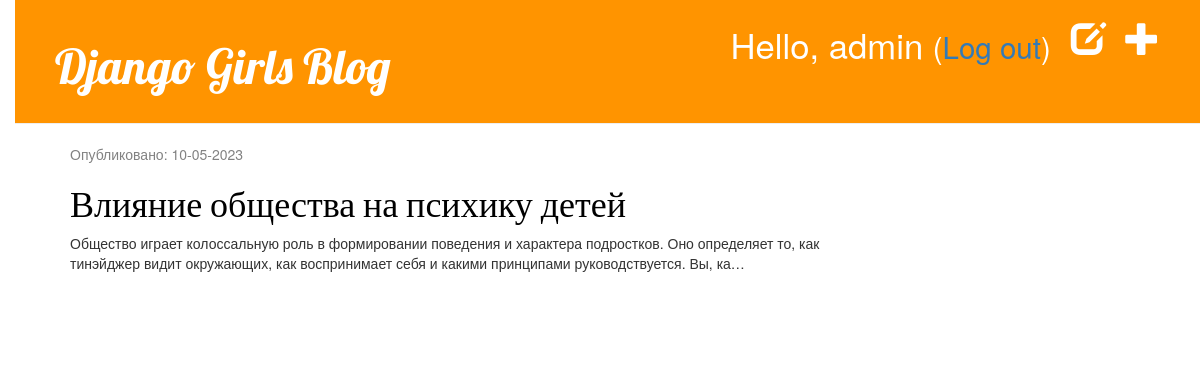
Page /drafts/ (signed in) on the committed database.
### blog/models.py (models this page shows, shortened)
class Post(models.Model):
	author = models.ForeignKey(settings.AUTH_USER_MODEL, on_delete=models.CASCADE)
	title = models.CharField(max_length=200)
	text = models.TextField()
	created_date = models.DateTimeField(default=timezone.now)
	published_date = models.DateTimeField(blank=True, null=True)

### blog/views.py (the view)
# urls.py: path('drafts/', views.post_draft_list, name='post_draft_list'),
@login_required
def post_draft_list(request):
	posts = Post.objects.filter(published_date__isnull=True).order_by('created_date')
	return render(request, 'blog/post_draft_list.html', {'posts': posts})

### blog/templates/blog/post_draft_list.html
{% extends 'blog/base.html' %}
{% block content %}
	{% for post in posts %}
		<div class="post">
			<div class="date">
				<p>Опубликовано: {{ post.created_date|date:'d-m-Y' }}</p>
			</div>
			<h1><a href="{% url 'post_detail' pk=post.pk %}">{{ post.title }}</a></h1>
			<p>{{ post.text|truncatechars:200 }}</p>
		</div>
	{% endfor %}
{% endblock %}

### blog/templates/blog/base.html (shortened to what this page needs)
{% load static %}
<html>
	<head>
		<link rel="stylesheet" href="//maxcdn.bootstrapcdn.com/bootstrap/3.2.0/css/bootstrap.min.css">
		<link rel="stylesheet" href="//maxcdn.bootstrapcdn.com/bootstrap/3.2.0/css/bootstrap-theme.min.css">
		<link rel="stylesheet" href="{% static 'css/blog.css' %}">
	</head>
	<body>
		<div class="page-header">
			{% if user.is_authenticated %}
				<a href="{% url 'post_new' %}" class="top-menu"><span class="glyphicon glyphicon-plus"></span></a>
				<a href="{% url 'post_draft_list' %}" class="top-menu"><span class="glyphicon glyphicon-edit"></span></a>
				<p class="top-menu">Hello, {{ user.username }} <small>(<a href="{% url 'logout' %}">Log out</a>)</small></p>
			{% else %}
				<a href="{% url 'login' %}" class="top-menu"><span class="glyphicon glyphicon-lock"></span></a>
			{% endif %}
			<h1><a href="/">Django Girls Blog</a></h1>
		</div>
		<div class="content container">
			<div class="row">
				<div class="col-md-8">
				{% block content %}
				{% endblock %}
				</div>
			</div>
		</div>
	</body>
</html>

### blog/static/css/blog.css (style rules this page uses)
h1 a { color: #FCA205; font-family: 'Lobster'; }
body { padding-left: 15px; }
.page-header { background-color: #ff9400; margin-top: 0; padding: 20px 20px 20px 40px; }
.page-header h1, .page-header h1 a, .page-header h1 a:visited, .page-header h1 a:active { color: #ffffff; font-size: 36pt; text-decoration: none; }
.content { margin-left: 40px; }
h1, h2, h3, h4, { font-family: 'Lobster', cursive; }
.date { color: #828282; }
.top-menu, .top-menu:hover, .top-menu:visited { color: #ffffff; float: right; font-size: 26pt; margin-right: 20px; }
.post { margin-bottom: 70px; }
.post h1 a, .post h1 a:visited { color: #000000; }

### rows in the picture
Post: created_date "10-05-2023", title "Влияние общества на психику детей", text "Общество играет колоссальную роль в формировании поведения и характера подростков. Оно определяет то, как тинэйджер видит окружающих, как воспринимает себя и какими принципами руководствуется. Вы, ка…"

### other values in the picture
{{ user.username }} "admin"
